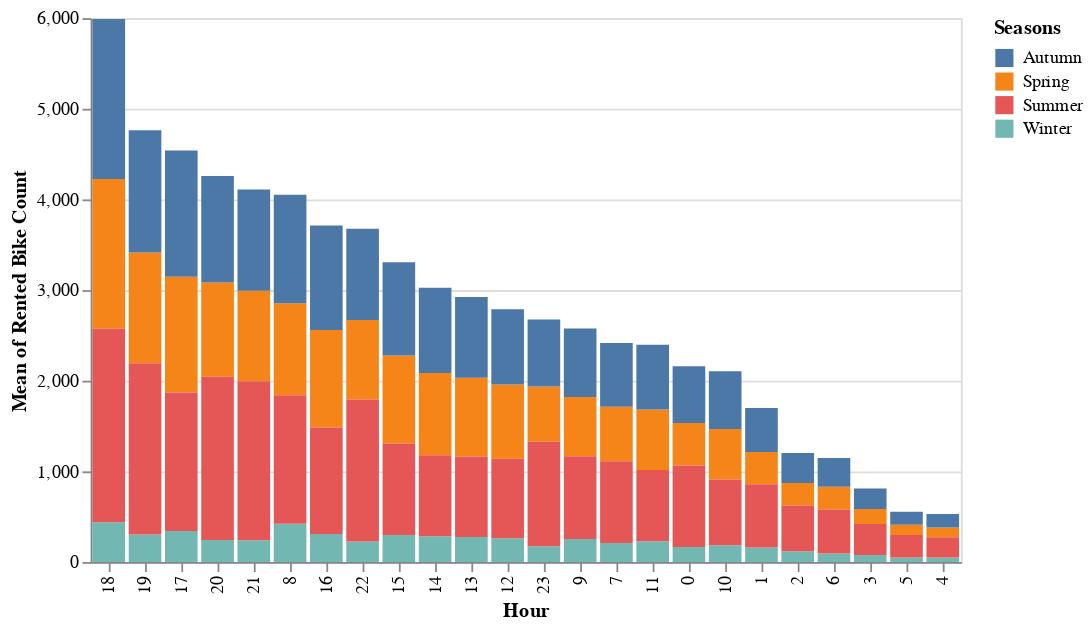
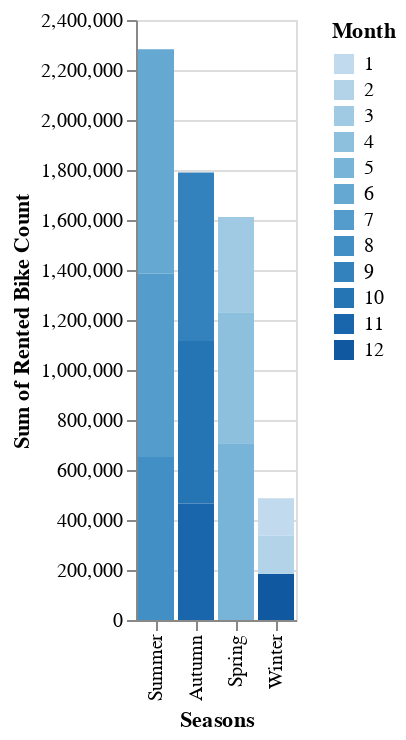

The cell these charts' notebook holds for them, in order:
### Code cell
# Activate the VegaFusion data transformer
import altair as alt
alt.data_transformers.enable("vegafusion")

# Create simple visual summaries, bar charts, line charts, pie charts etc
# Mean values of Rented Bike Count across hours of day
hourly_chart = alt.Chart(data).mark_bar().encode(
    alt.X('Hour:O', sort = '-y'),
    alt.Y('mean(Rented Bike Count):Q'),
    alt.Color('Seasons:N'),
)
display(hourly_chart)

# Mean values of Rented Bike Count across seasons of year
seasons_chart = alt.Chart(data).mark_bar().encode(
    alt.X('Seasons:N', sort = '-y'),
    alt.Y('sum(Rented Bike Count):Q'),
    alt.Color('Month:O'),
)
display(seasons_chart)

### Figure 1 — Vega specification as saved in the notebook (floating-point values rounded to 4 significant figures)
{"$schema": "https://vega.github.io/schema/vega/v5.json", "data": [{"name": "source_0"}, {"name": "data_0", "values": [{"Hour": 0, "Seasons": "Winter", "mean_Rented Bike Count": 165.2, "mean_Rented Bike Count_end": 165.2, "mean_Rented Bike Count_start": 0.0}, {"Hour": 1, "Seasons": "Winter", "mean_Rented Bike Count": 159.1, "mean_Rented Bike Count_end": 159.1, "mean_Rented Bike Count_start": 0.0}, {"Hour": 2, "Seasons": "Winter", "mean_Rented Bike Count": 117.8, "mean_Rented Bike Count_end": 117.8, "mean_Rented Bike Count_start": 0.0}, {"Hour": 3, "Seasons": "Winter", "mean_Rented Bike Count": 77.81, "mean_Rented Bike Count_end": 77.81, "mean_Rented Bike Count_start": 0.0}, {"Hour": 4, "Seasons": "Winter", "mean_Rented Bike Count": 50.48, "mean_Rented Bike Count_end": 50.48, "mean_Rented Bike Count_start": 0.0}, {"Hour": 5, "Seasons": "Winter", "mean_Rented Bike Count": 51.22, "mean_Rented Bike Count_end": 51.22, "mean_Rented Bike Count_start": 0.0}, {"Hour": 6, "Seasons": "Winter", "mean_Rented Bike Count": 92.82, "mean_Rented Bike Count_end": 92.82, "mean_Rented Bike Count_start": 0.0}, {"Hour": 7, "Seasons": "Winter", "mean_Rented Bike Count": 209.6, "mean_Rented Bike Count_end": 209.6, "mean_Rented Bike Count_start": 0.0}, {"Hour": 8, "Seasons": "Winter", "mean_Rented Bike Count": 422.2, "mean_Rented Bike Count_end": 422.2, "mean_Rented Bike Count_start": 0.0}, {"Hour": 9, "Seasons": "Winter", "mean_Rented Bike Count": 254.6, "mean_Rented Bike Count_end": 254.6, "mean_Rented Bike Count_start": 0.0}, {"Hour": 10, "Seasons": "Winter", "mean_Rented Bike Count": 186.4, "mean_Rented Bike Count_end": 186.4, "mean_Rented Bike Count_start": 0.0}, {"Hour": 11, "Seasons": "Winter", "mean_Rented Bike Count": 228.3, "mean_Rented Bike Count_end": 228.3, "mean_Rented Bike Count_start": 0.0}, {"Hour": 12, "Seasons": "Winter", "mean_Rented Bike Count": 263.6, "mean_Rented Bike Count_end": 263.6, "mean_Rented Bike Count_start": 0.0}, {"Hour": 13, "Seasons": "Winter", "mean_Rented Bike Count": 275.3, "mean_Rented Bike Count_end": 275.3, "mean_Rented Bike Count_start": 0.0}, {"Hour": 14, "Seasons": "Winter", "mean_Rented Bike Count": 284.3, "mean_Rented Bike Count_end": 284.3, "mean_Rented Bike Count_start": 0.0}, {"Hour": 15, "Seasons": "Winter", "mean_Rented Bike Count": 298.6, "mean_Rented Bike Count_end": 298.6, "mean_Rented Bike Count_start": 0.0}, {"Hour": 16, "Seasons": "Winter", "mean_Rented Bike Count": 308.6, "mean_Rented Bike Count_end": 308.6, "mean_Rented Bike Count_start": 0.0}, {"Hour": 17, "Seasons": "Winter", "mean_Rented Bike Count": 342.5, "mean_Rented Bike Count_end": 342.5, "mean_Rented Bike Count_start": 0.0}, {"Hour": 18, "Seasons": "Winter", "mean_Rented Bike Count": 438.3, "mean_Rented Bike Count_end": 438.3, "mean_Rented Bike Count_start": 0.0}, {"Hour": 19, "Seasons": "Winter", "mean_Rented Bike Count": 304.0, "mean_Rented Bike Count_end": 304.0, "mean_Rented Bike Count_start": 0.0}, {"Hour": 20, "Seasons": "Winter", "mean_Rented Bike Count": 243.2, "mean_Rented Bike Count_end": 243.2, "mean_Rented Bike Count_start": 0.0}, {"Hour": 21, "Seasons": "Winter", "mean_Rented Bike Count": 240.5, "mean_Rented Bike Count_end": 240.5, "mean_Rented Bike Count_start": 0.0}, {"Hour": 22, "Seasons": "Winter", "mean_Rented Bike Count": 225.1, "mean_Rented Bike Count_end": 225.1, "mean_Rented Bike Count_start": 0.0}, {"Hour": 23, "Seasons": "Winter", "mean_Rented Bike Count": 173.4, "mean_Rented Bike Count_end": 173.4, "mean_Rented Bike Count_start": 0.0}, {"Hour": 0, "Seasons": "Spring", "mean_Rented Bike Count": 470.6, "mean_Rented Bike Count_end": 1535.0, "mean_Rented Bike Count_start": 1064.0}, {"Hour": 1, "Seasons": "Spring", "mean_Rented Bike Count": 356.0, "mean_Rented Bike Count_end": 1214.0, "mean_Rented Bike Count_start": 857.8}, {"Hour": 2, "Seasons": "Spring", "mean_Rented Bike Count": 247.5, "mean_Rented Bike Count_end": 871.0, "mean_Rented Bike Count_start": 623.5}, {"Hour": 3, "Seasons": "Spring", "mean_Rented Bike Count": 164.8, "mean_Rented Bike Count_end": 585.3, "mean_Rented Bike Count_start": 420.5}, {"Hour": 4, "Seasons": "Spring", "mean_Rented Bike Count": 105.9, "mean_Rented Bike Count_end": 380.2, "mean_Rented Bike Count_start": 274.3}, {"Hour": 5, "Seasons": "Spring", "mean_Rented Bike Count": 113.7, "mean_Rented Bike Count_end": 410.8, "mean_Rented Bike Count_start": 297.2}, {"Hour": 6, "Seasons": "Spring", "mean_Rented Bike Count": 251.6, "mean_Rented Bike Count_end": 830.3, "mean_Rented Bike Count_start": 578.7}, {"Hour": 7, "Seasons": "Spring", "mean_Rented Bike Count": 601.9, "mean_Rented Bike Count_end": 1714.0, "mean_Rented Bike Count_start": 1112.0}, {"Hour": 8, "Seasons": "Spring", "mean_Rented Bike Count": 1014.0, "mean_Rented Bike Count_end": 2855.0, "mean_Rented Bike Count_start": 1841.0}, {"Hour": 9, "Seasons": "Spring", "mean_Rented Bike Count": 655.8, "mean_Rented Bike Count_end": 1821.0, "mean_Rented Bike Count_start": 1166.0}, {"Hour": 10, "Seasons": "Spring", "mean_Rented Bike Count": 558.5, "mean_Rented Bike Count_end": 1468.0, "mean_Rented Bike Count_start": 909.9}, {"Hour": 11, "Seasons": "Spring", "mean_Rented Bike Count": 666.7, "mean_Rented Bike Count_end": 1682.0, "mean_Rented Bike Count_start": 1015.0}, {"Hour": 12, "Seasons": "Spring", "mean_Rented Bike Count": 818.2, "mean_Rented Bike Count_end": 1958.0, "mean_Rented Bike Count_start": 1140.0}, {"Hour": 13, "Seasons": "Spring", "mean_Rented Bike Count": 866.8, "mean_Rented Bike Count_end": 2032.0, "mean_Rented Bike Count_start": 1165.0}, {"Hour": 14, "Seasons": "Spring", "mean_Rented Bike Count": 905.5, "mean_Rented Bike Count_end": 2085.0, "mean_Rented Bike Count_start": 1179.0}, {"Hour": 15, "Seasons": "Spring", "mean_Rented Bike Count": 969.4, "mean_Rented Bike Count_end": 2278.0, "mean_Rented Bike Count_start": 1308.0}, {"Hour": 16, "Seasons": "Spring", "mean_Rented Bike Count": 1078.0, "mean_Rented Bike Count_end": 2560.0, "mean_Rented Bike Count_start": 1483.0}, {"Hour": 17, "Seasons": "Spring", "mean_Rented Bike Count": 1280.0, "mean_Rented Bike Count_end": 3148.0, "mean_Rented Bike Count_start": 1869.0}, {"Hour": 18, "Seasons": "Spring", "mean_Rented Bike Count": 1653.0, "mean_Rented Bike Count_end": 4226.0, "mean_Rented Bike Count_start": 2573.0}, {"Hour": 19, "Seasons": "Spring", "mean_Rented Bike Count": 1221.0, "mean_Rented Bike Count_end": 3414.0, "mean_Rented Bike Count_start": 2193.0}, {"Hour": 20, "Seasons": "Spring", "mean_Rented Bike Count": 1037.0, "mean_Rented Bike Count_end": 3083.0, "mean_Rented Bike Count_start": 2045.0}, {"Hour": 21, "Seasons": "Spring", "mean_Rented Bike Count": 998.9, "mean_Rented Bike Count_end": 2993.0, "mean_Rented Bike Count_start": 1995.0}, {"Hour": 22, "Seasons": "Spring", "mean_Rented Bike Count": 877.9, "mean_Rented Bike Count_end": 2671.0, "mean_Rented Bike Count_start": 1793.0}, {"Hour": 23, "Seasons": "Spring", "mean_Rented Bike Count": 609.4, "mean_Rented Bike Count_end": 1937.0, "mean_Rented Bike Count_start": 1327.0}, {"Hour": 0, "Seasons": "Summer", "mean_Rented Bike Count": 899.1, "mean_Rented Bike Count_end": 1064.0, "mean_Rented Bike Count_start": 165.2}, {"Hour": 1, "Seasons": "Summer", "mean_Rented Bike Count": 698.8, "mean_Rented Bike Count_end": 857.8, "mean_Rented Bike Count_start": 159.1}, {"Hour": 2, "Seasons": "Summer", "mean_Rented Bike Count": 505.8, "mean_Rented Bike Count_end": 623.5, "mean_Rented Bike Count_start": 117.8}, {"Hour": 3, "Seasons": "Summer", "mean_Rented Bike Count": 342.7, "mean_Rented Bike Count_end": 420.5, "mean_Rented Bike Count_start": 77.81}, {"Hour": 4, "Seasons": "Summer", "mean_Rented Bike Count": 223.8, "mean_Rented Bike Count_end": 274.3, "mean_Rented Bike Count_start": 50.48}, {"Hour": 5, "Seasons": "Summer", "mean_Rented Bike Count": 245.9, "mean_Rented Bike Count_end": 297.2, "mean_Rented Bike Count_start": 51.22}, {"Hour": 6, "Seasons": "Summer", "mean_Rented Bike Count": 485.8, "mean_Rented Bike Count_end": 578.7, "mean_Rented Bike Count_start": 92.82}, {"Hour": 7, "Seasons": "Summer", "mean_Rented Bike Count": 902.8, "mean_Rented Bike Count_end": 1112.0, "mean_Rented Bike Count_start": 209.6}, {"Hour": 8, "Seasons": "Summer", "mean_Rented Bike Count": 1419.0, "mean_Rented Bike Count_end": 1841.0, "mean_Rented Bike Count_start": 422.2}, {"Hour": 9, "Seasons": "Summer", "mean_Rented Bike Count": 911.0, "mean_Rented Bike Count_end": 1166.0, "mean_Rented Bike Count_start": 254.6}, {"Hour": 10, "Seasons": "Summer", "mean_Rented Bike Count": 723.5, "mean_Rented Bike Count_end": 909.9, "mean_Rented Bike Count_start": 186.4}, {"Hour": 11, "Seasons": "Summer", "mean_Rented Bike Count": 786.9, "mean_Rented Bike Count_end": 1015.0, "mean_Rented Bike Count_start": 228.3}, {"Hour": 12, "Seasons": "Summer", "mean_Rented Bike Count": 876.0, "mean_Rented Bike Count_end": 1140.0, "mean_Rented Bike Count_start": 263.6}, {"Hour": 13, "Seasons": "Summer", "mean_Rented Bike Count": 890.2, "mean_Rented Bike Count_end": 1165.0, "mean_Rented Bike Count_start": 275.3}, {"Hour": 14, "Seasons": "Summer", "mean_Rented Bike Count": 894.7, "mean_Rented Bike Count_end": 1179.0, "mean_Rented Bike Count_start": 284.3}, {"Hour": 15, "Seasons": "Summer", "mean_Rented Bike Count": 1010.0, "mean_Rented Bike Count_end": 1308.0, "mean_Rented Bike Count_start": 298.6}, {"Hour": 16, "Seasons": "Summer", "mean_Rented Bike Count": 1174.0, "mean_Rented Bike Count_end": 1483.0, "mean_Rented Bike Count_start": 308.6}, {"Hour": 17, "Seasons": "Summer", "mean_Rented Bike Count": 1526.0, "mean_Rented Bike Count_end": 1869.0, "mean_Rented Bike Count_start": 342.5}, {"Hour": 18, "Seasons": "Summer", "mean_Rented Bike Count": 2135.0, "mean_Rented Bike Count_end": 2573.0, "mean_Rented Bike Count_start": 438.3}, {"Hour": 19, "Seasons": "Summer", "mean_Rented Bike Count": 1889.0, "mean_Rented Bike Count_end": 2193.0, "mean_Rented Bike Count_start": 304.0}, {"Hour": 20, "Seasons": "Summer", "mean_Rented Bike Count": 1802.0, "mean_Rented Bike Count_end": 2045.0, "mean_Rented Bike Count_start": 243.2}, {"Hour": 21, "Seasons": "Summer", "mean_Rented Bike Count": 1754.0, "mean_Rented Bike Count_end": 1995.0, "mean_Rented Bike Count_start": 240.5}, {"Hour": 22, "Seasons": "Summer", "mean_Rented Bike Count": 1568.0, "mean_Rented Bike Count_end": 1793.0, "mean_Rented Bike Count_start": 225.1}, {"Hour": 23, "Seasons": "Summer", "mean_Rented Bike Count": 1154.0, "mean_Rented Bike Count_end": 1327.0, "mean_Rented Bike Count_start": 173.4}, {"Hour": 0, "Seasons": "Autumn", "mean_Rented Bike Count": 623.7, "mean_Rented Bike Count_end": 2159.0, "mean_Rented Bike Count_start": 1535.0}, {"Hour": 1, "Seasons": "Autumn", "mean_Rented Bike Count": 485.7, "mean_Rented Bike Count_end": 1700.0, "mean_Rented Bike Count_start": 1214.0}, {"Hour": 2, "Seasons": "Autumn", "mean_Rented Bike Count": 331.8, "mean_Rented Bike Count_end": 1203.0, "mean_Rented Bike Count_start": 871.0}, {"Hour": 3, "Seasons": "Autumn", "mean_Rented Bike Count": 225.5, "mean_Rented Bike Count_end": 810.8, "mean_Rented Bike Count_start": 585.3}, {"Hour": 4, "Seasons": "Autumn", "mean_Rented Bike Count": 148.6, "mean_Rented Bike Count_end": 528.8, "mean_Rented Bike Count_start": 380.2}, {"Hour": 5, "Seasons": "Autumn", "mean_Rented Bike Count": 143.7, "mean_Rented Bike Count_end": 554.5, "mean_Rented Bike Count_start": 410.8}, {"Hour": 6, "Seasons": "Autumn", "mean_Rented Bike Count": 316.0, "mean_Rented Bike Count_end": 1146.0, "mean_Rented Bike Count_start": 830.3}, {"Hour": 7, "Seasons": "Autumn", "mean_Rented Bike Count": 702.2, "mean_Rented Bike Count_end": 2416.0, "mean_Rented Bike Count_start": 1714.0}, {"Hour": 8, "Seasons": "Autumn", "mean_Rented Bike Count": 1197.0, "mean_Rented Bike Count_end": 4052.0, "mean_Rented Bike Count_start": 2855.0}, {"Hour": 9, "Seasons": "Autumn", "mean_Rented Bike Count": 755.2, "mean_Rented Bike Count_end": 2577.0, "mean_Rented Bike Count_start": 1821.0}, {"Hour": 10, "Seasons": "Autumn", "mean_Rented Bike Count": 636.7, "mean_Rented Bike Count_end": 2105.0, "mean_Rented Bike Count_start": 1468.0}, {"Hour": 11, "Seasons": "Autumn", "mean_Rented Bike Count": 714.7, "mean_Rented Bike Count_end": 2397.0, "mean_Rented Bike Count_start": 1682.0}, {"Hour": 12, "Seasons": "Autumn", "mean_Rented Bike Count": 831.9, "mean_Rented Bike Count_end": 2790.0, "mean_Rented Bike Count_start": 1958.0}, {"Hour": 13, "Seasons": "Autumn", "mean_Rented Bike Count": 892.5, "mean_Rented Bike Count_end": 2925.0, "mean_Rented Bike Count_start": 2032.0}, {"Hour": 14, "Seasons": "Autumn", "mean_Rented Bike Count": 942.5, "mean_Rented Bike Count_end": 3027.0, "mean_Rented Bike Count_start": 2085.0}, {"Hour": 15, "Seasons": "Autumn", "mean_Rented Bike Count": 1030.0, "mean_Rented Bike Count_end": 3307.0, "mean_Rented Bike Count_start": 2278.0}, {"Hour": 16, "Seasons": "Autumn", "mean_Rented Bike Count": 1151.0, "mean_Rented Bike Count_end": 3711.0, "mean_Rented Bike Count_start": 2560.0}, {"Hour": 17, "Seasons": "Autumn", "mean_Rented Bike Count": 1391.0, "mean_Rented Bike Count_end": 4539.0, "mean_Rented Bike Count_start": 3148.0}, {"Hour": 18, "Seasons": "Autumn", "mean_Rented Bike Count": 1765.0, "mean_Rented Bike Count_end": 5991.0, "mean_Rented Bike Count_start": 4226.0}, {"Hour": 19, "Seasons": "Autumn", "mean_Rented Bike Count": 1349.0, "mean_Rented Bike Count_end": 4763.0, "mean_Rented Bike Count_start": 3414.0}, {"Hour": 20, "Seasons": "Autumn", "mean_Rented Bike Count": 1176.0, "mean_Rented Bike Count_end": 4259.0, "mean_Rented Bike Count_start": 3083.0}, {"Hour": 21, "Seasons": "Autumn", "mean_Rented Bike Count": 1116.0, "mean_Rented Bike Count_end": 4110.0, "mean_Rented Bike Count_start": 2993.0}, {"Hour": 22, "Seasons": "Autumn", "mean_Rented Bike Count": 1006.0, "mean_Rented Bike Count_end": 3677.0, "mean_Rented Bike Count_start": 2671.0}, {"Hour": 23, "Seasons": "Autumn", "mean_Rented Bike Count": 737.7, "mean_Rented Bike Count_end": 2674.0, "mean_Rented Bike Count_start": 1937.0}]}, {"name": "source_0_x_domain_Hour", "values": [{"Hour": 0, "sort_field": 541.5}, {"Hour": 1, "sort_field": 426.2}, {"Hour": 2, "sort_field": 301.6}, {"Hour": 3, "sort_field": 203.3}, {"Hour": 4, "sort_field": 132.6}, {"Hour": 5, "sort_field": 139.1}, {"Hour": 6, "sort_field": 287.6}, {"Hour": 7, "sort_field": 606.0}, {"Hour": 8, "sort_field": 1016.0}, {"Hour": 9, "sort_field": 646.0}, {"Hour": 10, "sort_field": 527.8}, {"Hour": 11, "sort_field": 600.9}, {"Hour": 12, "sort_field": 699.4}, {"Hour": 13, "sort_field": 733.2}, {"Hour": 14, "sort_field": 758.8}, {"Hour": 15, "sort_field": 829.2}, {"Hour": 16, "sort_field": 930.6}, {"Hour": 17, "sort_field": 1139.0}, {"Hour": 18, "sort_field": 1503.0}, {"Hour": 19, "sort_field": 1195.0}, {"Hour": 20, "sort_field": 1069.0}, {"Hour": 21, "sort_field": 1031.0}, {"Hour": 22, "sort_field": 922.8}, {"Hour": 23, "sort_field": 671.1}]}, {"name": "data_0_color_domain_Seasons", "values": [{"Seasons": "Winter"}, {"Seasons": "Spring"}, {"Seasons": "Summer"}, {"Seasons": "Autumn"}]}], "signals": [{"name": "x_step", "value": 20}, {"name": "width", "update": "bandspace(domain('x').length, 0.1, 0.05) * x_step"}], "marks": [{"type": "rect", "name": "marks", "from": {"data": "data_0"}, "encode": {"update": {"width": {"signal": "max(0.25, bandwidth('x'))"}, "y": {"field": "mean_Rented Bike Count_end", "scale": "y"}, "description": {"signal": "\"Hour: \" + (isValid(datum[\"Hour\"]) ? datum[\"Hour\"] : \"\"+datum[\"Hour\"]) + \"; Mean of Rented Bike Count: \" + (format(datum[\"mean_Rented Bike Count\"], \"\")) + \"; Seasons: \" + (isValid(datum[\"Seasons\"]) ? datum[\"Seasons\"] : \"\"+datum[\"Seasons\"])"}, "x": {"field": "Hour", "scale": "x"}, "fill": {"field": "Seasons", "scale": "color"}, "y2": {"field": "mean_Rented Bike Count_start", "scale": "y"}, "ariaRoleDescription": {"value": "bar"}}}, "style": ["bar"]}], "scales": [{"name": "x", "type": "band", "domain": {"data": "source_0_x_domain_Hour", "field": "Hour", "sort": {"op": "max", "field": "sort_field", "order": "descending"}}, "range": {"step": {"signal": "x_step"}}, "paddingInner": 0.1, "paddingOuter": 0.05}, {"name": "y", "type": "linear", "domain": {"data": "data_0", "fields": ["mean_Rented Bike Count_start", "mean_Rented Bike Count_end"]}, "range": [{"signal": "height"}, 0], "zero": true, "nice": true}, {"name": "color", "type": "ordinal", "domain": {"data": "data_0_color_domain_Seasons", "field": "Seasons", "sort": true}, "range": "category"}], "axes": [{"scale": "y", "zindex": 0, "tickCount": {"signal": "ceil(height/40)"}, "orient": "left", "ticks": false, "gridScale": "x", "domain": false, "grid": true, "aria": false, "minExtent": 0, "labels": false, "maxExtent": 0}, {"scale": "x", "labelAlign": "right", "zindex": 0, "grid": false, "orient": "bottom", "labelAngle": 270, "labelBaseline": "middle", "title": "Hour"}, {"scale": "y", "zindex": 0, "tickCount": {"signal": "ceil(height/40)"}, "grid": false, "labelOverlap": true, "title": "Mean of Rented Bike Count", "orient": "left"}], "background": "white", "height": 300, "padding": 5, "style": "cell", "legends": [{"fill": "color", "symbolType": "square", "title": "Seasons"}]}

### Figure 2 — Vega specification as saved in the notebook (floating-point values rounded to 4 significant figures)
{"$schema": "https://vega.github.io/schema/vega/v5.json", "data": [{"name": "source_0"}, {"name": "data_0", "values": [{"Month": 12, "Seasons": "Winter", "sum_Rented Bike Count": 185330, "sum_Rented Bike Count_end": 185300.0, "sum_Rented Bike Count_start": 0.0}, {"Month": 1, "Seasons": "Winter", "sum_Rented Bike Count": 150006, "sum_Rented Bike Count_end": 487200.0, "sum_Rented Bike Count_start": 337200.0}, {"Month": 2, "Seasons": "Winter", "sum_Rented Bike Count": 151833, "sum_Rented Bike Count_end": 337200.0, "sum_Rented Bike Count_start": 185300.0}, {"Month": 3, "Seasons": "Spring", "sum_Rented Bike Count": 380594, "sum_Rented Bike Count_end": 1612000.0, "sum_Rented Bike Count_start": 1231000.0}, {"Month": 4, "Seasons": "Spring", "sum_Rented Bike Count": 524227, "sum_Rented Bike Count_end": 1231000.0, "sum_Rented Bike Count_start": 707100.0}, {"Month": 5, "Seasons": "Spring", "sum_Rented Bike Count": 707088, "sum_Rented Bike Count_end": 707100.0, "sum_Rented Bike Count_start": 0.0}, {"Month": 6, "Seasons": "Summer", "sum_Rented Bike Count": 896887, "sum_Rented Bike Count_end": 2283000.0, "sum_Rented Bike Count_start": 1386000.0}, {"Month": 7, "Seasons": "Summer", "sum_Rented Bike Count": 734460, "sum_Rented Bike Count_end": 1386000.0, "sum_Rented Bike Count_start": 651900.0}, {"Month": 8, "Seasons": "Summer", "sum_Rented Bike Count": 651887, "sum_Rented Bike Count_end": 651900.0, "sum_Rented Bike Count_start": 0.0}, {"Month": 9, "Seasons": "Autumn", "sum_Rented Bike Count": 673612, "sum_Rented Bike Count_end": 1790000.0, "sum_Rented Bike Count_start": 1116000.0}, {"Month": 10, "Seasons": "Autumn", "sum_Rented Bike Count": 650675, "sum_Rented Bike Count_end": 1116000.0, "sum_Rented Bike Count_start": 465700.0}, {"Month": 11, "Seasons": "Autumn", "sum_Rented Bike Count": 465715, "sum_Rented Bike Count_end": 465700.0, "sum_Rented Bike Count_start": 0.0}]}, {"name": "source_0_x_domain_Seasons", "values": [{"Seasons": "Winter", "sort_field": 487169}, {"Seasons": "Spring", "sort_field": 1611909}, {"Seasons": "Summer", "sort_field": 2283234}, {"Seasons": "Autumn", "sort_field": 1790002}]}, {"name": "data_0_color_domain_Month", "values": [{"Month": 12}, {"Month": 1}, {"Month": 2}, {"Month": 3}, {"Month": 4}, {"Month": 5}, {"Month": 6}, {"Month": 7}, {"Month": 8}, {"Month": 9}, {"Month": 10}, {"Month": 11}]}], "signals": [{"name": "x_step", "value": 20}, {"name": "width", "update": "bandspace(domain('x').length, 0.1, 0.05) * x_step"}], "marks": [{"type": "rect", "name": "marks", "from": {"data": "data_0"}, "encode": {"update": {"x": {"field": "Seasons", "scale": "x"}, "ariaRoleDescription": {"value": "bar"}, "description": {"signal": "\"Seasons: \" + (isValid(datum[\"Seasons\"]) ? datum[\"Seasons\"] : \"\"+datum[\"Seasons\"]) + \"; Sum of Rented Bike Count: \" + (format(datum[\"sum_Rented Bike Count\"], \"\")) + \"; Month: \" + (isValid(datum[\"Month\"]) ? datum[\"Month\"] : \"\"+datum[\"Month\"])"}, "width": {"signal": "max(0.25, bandwidth('x'))"}, "y": {"field": "sum_Rented Bike Count_end", "scale": "y"}, "y2": {"field": "sum_Rented Bike Count_start", "scale": "y"}, "fill": {"field": "Month", "scale": "color"}}}, "style": ["bar"]}], "scales": [{"name": "x", "type": "band", "domain": {"data": "source_0_x_domain_Seasons", "field": "Seasons", "sort": {"op": "max", "field": "sort_field", "order": "descending"}}, "range": {"step": {"signal": "x_step"}}, "paddingOuter": 0.05, "paddingInner": 0.1}, {"name": "y", "type": "linear", "domain": {"data": "data_0", "fields": ["sum_Rented Bike Count_start", "sum_Rented Bike Count_end"]}, "range": [{"signal": "height"}, 0], "nice": true, "zero": true}, {"name": "color", "type": "ordinal", "domain": {"data": "data_0_color_domain_Month", "field": "Month", "sort": true}, "range": "ordinal", "interpolate": "hcl"}], "axes": [{"scale": "y", "gridScale": "x", "orient": "left", "ticks": false, "labels": false, "zindex": 0, "tickCount": {"signal": "ceil(height/40)"}, "grid": true, "domain": false, "aria": false, "maxExtent": 0, "minExtent": 0}, {"scale": "x", "grid": false, "labelAngle": 270, "orient": "bottom", "title": "Seasons", "labelBaseline": "middle", "labelAlign": "right", "zindex": 0}, {"scale": "y", "orient": "left", "title": "Sum of Rented Bike Count", "labelOverlap": true, "tickCount": {"signal": "ceil(height/40)"}, "zindex": 0, "grid": false}], "padding": 5, "style": "cell", "height": 300, "legends": [{"fill": "color", "symbolType": "square", "title": "Month"}], "background": "white"}
